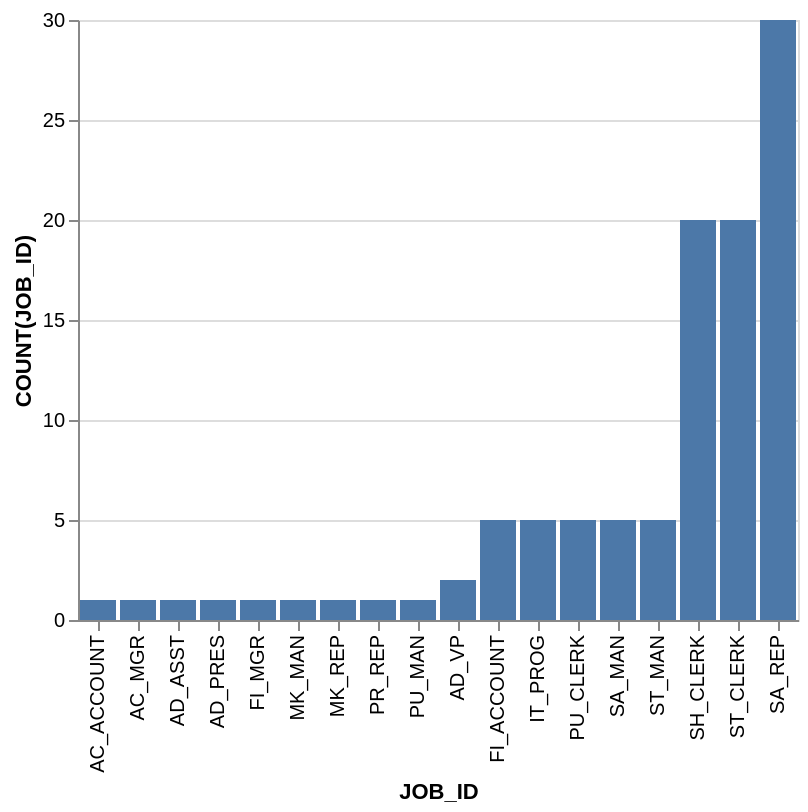

Vega-Lite specification stored for this chart:
### Vega-Lite specification from a JSON file in a GitHub repository (floating-point values rounded to 4 significant figures)
{"data": {"values": [{"x_data": "AC_ACCOUNT", "y_data": 1}, {"x_data": "AC_MGR", "y_data": 1}, {"x_data": "AD_ASST", "y_data": 1}, {"x_data": "AD_PRES", "y_data": 1}, {"x_data": "FI_MGR", "y_data": 1}, {"x_data": "MK_MAN", "y_data": 1}, {"x_data": "MK_REP", "y_data": 1}, {"x_data": "PR_REP", "y_data": 1}, {"x_data": "PU_MAN", "y_data": 1}, {"x_data": "AD_VP", "y_data": 2}, {"x_data": "FI_ACCOUNT", "y_data": 5}, {"x_data": "IT_PROG", "y_data": 5}, {"x_data": "PU_CLERK", "y_data": 5}, {"x_data": "SA_MAN", "y_data": 5}, {"x_data": "ST_MAN", "y_data": 5}, {"x_data": "SH_CLERK", "y_data": 20}, {"x_data": "ST_CLERK", "y_data": 20}, {"x_data": "SA_REP", "y_data": 30}]}, "mark": "bar", "encoding": {"x": {"field": "x_data", "type": "nominal", "title": "JOB_ID", "sort": {"op": "sum", "field": "y_data", "order": "ascending"}}, "y": {"field": "y_data", "type": "quantitative", "title": "COUNT(JOB_ID)"}}}
